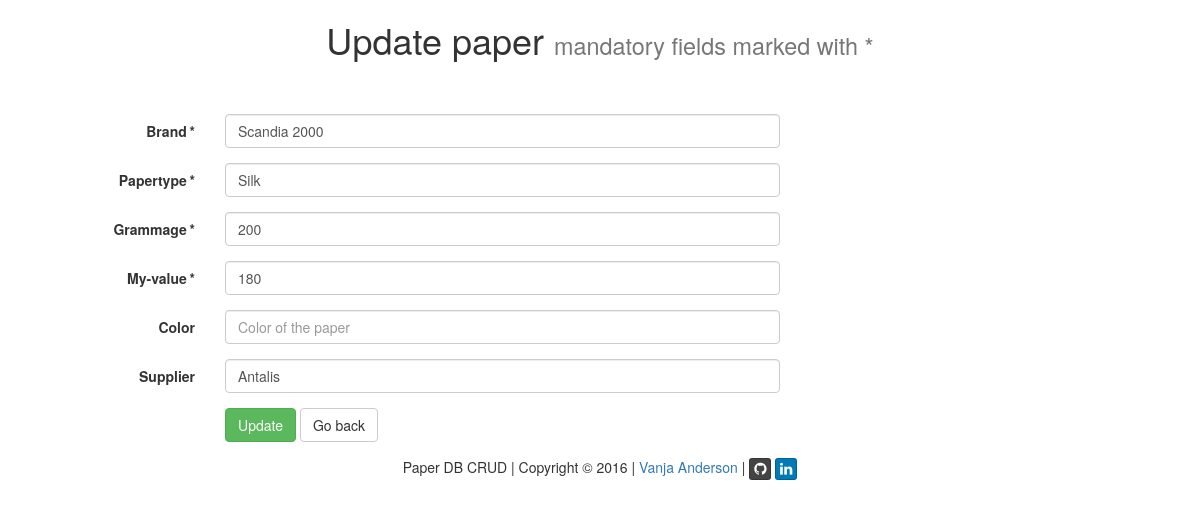
Page /?q=update_paper&id=3 (signed in) on the committed database.
### tables this page shows
CREATE TABLE IF NOT EXISTS paper (
  id int(11) NOT NULL AUTO_INCREMENT,
  brand varchar(45) NOT NULL,
  type varchar(45) NOT NULL,
  color varchar(45) DEFAULT ' ',
  supplier varchar(45) NOT NULL,
  grammage int(4) NOT NULL,
  my int(4) NOT NULL,
  PRIMARY KEY (id),
   
  CONSTRAINT paper_brand_fk FOREIGN KEY (brand) REFERENCES brand(brand),
  CONSTRAINT paper_type_fk FOREIGN KEY (type) REFERENCES type(type),
  CONSTRAINT paper_color_fk FOREIGN KEY (color) REFERENCES color(color),
  CONSTRAINT paper_supplier_fk FOREIGN KEY (supplier) REFERENCES supplier(name)
);

### index.php (called while the page is built, shortened)
<?php
include('script/functions.php');
$q = null;
$page = "";
if(isset($_GET['q'])) {
	$q = $_GET['q'];
}
switch($q) {
	case "update_paper": {
		$page = 'content/update_paper.php';
	} break;
}
include ('inc/header.php');
include($page);
include('inc/footer.php');
?>

### script/functions.php (called while the page is built, shortened)
<?php
function output_from_database($sql, $attr) {
	$pdo = CDatabase::connect();
	$pdo->setAttribute(PDO::ATTR_ERRMODE, PDO::ERRMODE_EXCEPTION);
	$stmt = $pdo->prepare($sql);
	$stmt->execute(explode(", ",$attr));
	return $stmt->fetch(PDO::FETCH_ASSOC);
}
?>

### content/update_paper.php (the view, shortened to what this page needs)
<?php
$id = null;
if ( !empty($_GET['id'])) {
	$id = $_REQUEST['id'];
}
if (!empty($_POST)) {
    $brandError 	= null;
    $grammageError 	= null;
    $myError 		= null;
	$brand 			= htmlspecialchars($_POST['brand']);
	$type			= htmlspecialchars($_POST['type']);
	$grammage 		= htmlspecialchars($_POST['grammage']);
	$my 			= htmlspecialchars($_POST['my']);
	$color 			= htmlspecialchars($_POST['color']);
	$supplier 		= htmlspecialchars($_POST['supplier']);
    $valid = true;
    if (empty($brand)) {
        $brandError = true;
        $valid 		= false;
        $brandClass = 'errorfield';
    }
    if (empty($type)) {
        $typeError 	= true;
        $valid 		= false;
        $typeClass 	= 'errorfield';
    }
    if (empty($grammage)) {
        $grammageError 	= true;
        $valid 			= false;
        $grammageClass	= 'errorfield';
    }
    if (empty($my)) {
        $myError 	= true;
        $valid 		= false;
        $myClass 	= 'errorfield';
    }
	if($valid) {
		input_to_database('UPDATE paper SET brand=?, type=?, grammage=?, my=?, color=?, supplier=? WHERE id=?', "$brand, $type, $grammage, $my, $color, $supplier, $id");
		header('Location:?q=start');
	}
} else {
	$data = output_from_database('SELECT * FROM paper WHERE id = ?', "$id");
}
?>
		<div class="row">
			<h1 class="text-center empty-row-after"><?=UPDATE_PAPER_TITLE;?> <small><?=CREATE_PAPER_SUB_TITLE;?></small></h1>
		</div>
		<form class="form-horizontal" action="?q=update_paper&amp;id=<?=$id;?>" method="post" role="form">
			<div class="form-group">
				<label for="brand" class="control-label col-sm-2"><?=BRAND_TITLE.MANDATORY;?></label>
				<div class="controls col-sm-6">
                    <input name="brand" class="form-control <?=$brandClass;?>" type="text" placeholder="<?=BRAND_PLACEHOLDER;?>" value="<?=$data['brand'];?>" />
				</div>
			</div>
			<div class="form-group">
				<label for="type" class="control-label col-sm-2"><?=TYPE_TITLE.MANDATORY;?></label>
				<div class="controls col-sm-6">
					<input name="type" class="form-control <?=$typeClass;?>" placeholder="<?=TYPE_PLACEHOLDER;?>" value="<?=$data['type'];?>" />
				</div>
			</div>
			<div class="form-group">
				<label for="grammage" class="control-label col-sm-2"><?=GRAMMAGE_TITLE.MANDATORY;?></label>
				<div class="controls col-sm-6">
					<input name="grammage" class="form-control <?=$grammageClass;?>" placeholder="<?=GRAMMAGE_PLACEHOLDER;?>" value="<?=$data['grammage'];?>" />
				</div>
			</div>
			<div class="form-group">
				<label for="my" class="control-label col-sm-2"><?=MY_TITLE.MANDATORY;?></label>
				<div class="controls col-sm-6">
					<input name="my" class="form-control <?=$myClass;?>" placeholder="<?=MY_PLACEHOLDER;?>" value="<?=$data['my'];?>" />
				</div>
			</div>
			<div class="form-group">
				<label for="color" class="control-label col-sm-2"><?=COLOR_TITLE;?></label>
				<div class="controls col-sm-6">
					<input name="color" class="form-control" placeholder="<?=COLOR_PLACEHOLDER;?>" value="<?=$data['color'];?>" />
				</div>
			</div>
			<div class="form-group">
				<label for="supplier" class="control-label col-sm-2"><?=SUPPLIER_TITLE;?></label>
				<div class="controls col-sm-6">
					<input name="supplier" class="form-control" placeholder="<?=SUPPLIER_PLACEHOLDER;?>" value="<?=$data['supplier'];?>" />
				</div>
			</div>
			<div class="form-group">
				<div class="col-sm-offset-2 col-sm-6">
					<button type="submit" class="btn btn-success"><?=BUTTON_UPDATE;?></button>
					<a class="btn btn-default" role="button" href="<?=DOCUMENT_ROOT;?>"><?=BUTTON_BACK;?></a>
				</div>
			</div>
		</form>

### css/my.css (style rules this page uses)
.empty-row-after { margin-bottom: 1.5em; }

### rows in the picture
paper: brand "Scandia 2000", type "Silk", grammage "200", my "180", supplier "Antalis"

### other values in the picture
UPDATE_PAPER_TITLE "Update paper"
CREATE_PAPER_SUB_TITLE "mandatory fields marked with *"
BRAND_TITLE "Brand"
MANDATORY "*"
TYPE_TITLE "Papertype"
GRAMMAGE_TITLE "Grammage"
MY_TITLE "My-value"
COLOR_TITLE "Color"
SUPPLIER_TITLE "Supplier"
BUTTON_UPDATE "Update"
BUTTON_BACK "Go back"
WEB_PAGE_TITLE "Paper DB CRUD"
